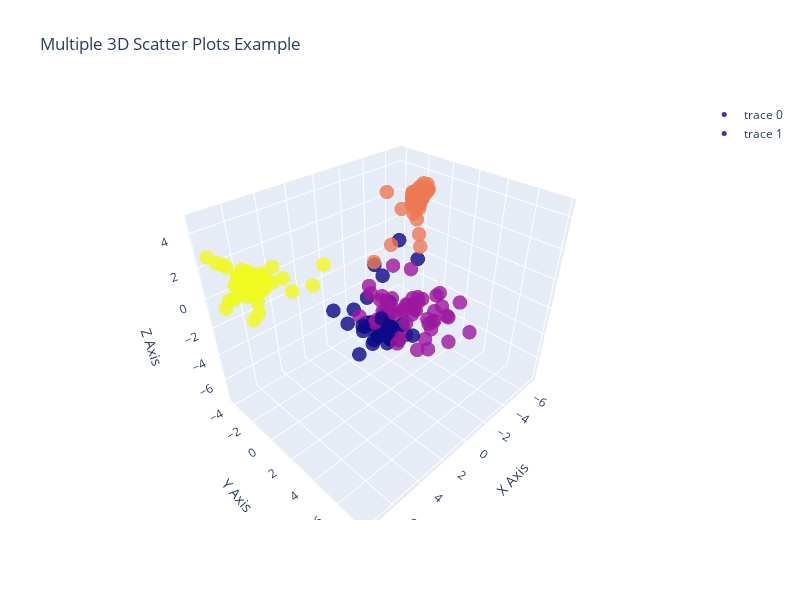

Notebook source saved alongside this figure:
### Code cell
import plotly.graph_objects as go
import numpy as np

x1 = X_train_lda[:, 0]
y1 = X_train_lda[:, 1]
z1 = X_train_lda[:, 2]

x2 = X_test_lda[:, 0]
y2 = X_test_lda[:, 1]
z2 = X_test_lda[:, 2]


# Create a 3D scatter plot
fig = go.Figure()
# Add the first scatter trace
fig.add_trace(go.Scatter3d(
    x=x1,
    y=y1,
    z=z1,
    mode='markers',
    marker=dict(
        size=5,
        color=y_train,  # Color for the first set
        opacity=0.8
    ),
    # hovertemplate = hover_text_re,
))

# Add the second scatter trace
fig.add_trace(go.Scatter3d(
    x=x2,
    y=y2,
    z=z2,
    mode='markers',
    marker=dict(
        size=5,
        color=y_test,  # Color for the second set
        opacity=0.8
    ),
    # hovertemplate = hover_text_than,
))

# Set the layout of the plot
fig.update_layout(
    scene=dict(
        xaxis_title='X Axis',
        yaxis_title='Y Axis',
        zaxis_title='Z Axis'
    ),
    width = 800,
    height = 600,
    title='Multiple 3D Scatter Plots Example'
)

# Show the plot
fig.show()

### Figure 1 — Plotly figure (JSON) as saved in the notebook; plotly's stock layout.template omitted (floating-point values rounded to 4 significant figures; data arrays with more than 128 entries replaced by an {"elided": "..."} marker saying what was removed)
{"data": [{"marker": {"color": {"elided": "160 int values"}, "opacity": 0.8, "size": 5}, "mode": "markers", "type": "scatter3d", "x": {"elided": "160 float values"}, "y": {"elided": "160 float values"}, "z": {"elided": "160 float values"}}, {"marker": {"color": [0, 0, 0, 0, 0, 0, 0, 0, 1, 1, 1, 1, 1, 1, 1, 1, 2, 2, 2, 2, 2, 2, 2, 2, 3, 3, 3, 3, 3, 3, 3, 3], "opacity": 0.8, "size": 5}, "mode": "markers", "type": "scatter3d", "x": [-3.592, -2.046, -1.775, -0.9696, -2.126, -4.517, 0.3813, 0.3656, 2.35, 0.9231, 1.532, 2.268, 2.144, 1.446, 0.54, 0.9834, -4.164, -4.328, -5.027, 0.8754, -5.602, -7.026, -4.593, -5.332, 2.379, 7.235, 7.308, 5.406, 5.205, 6.235, 6.945, 4.109], "y": [-1.897, 0.99, 0.2869, 0.1551, -1.433, -0.246, -0.1469, -0.1775, 5.189, 3.995, 7.812, 4.223, 4.52, 5.33, 5.521, 4.443, -2.155, 0.5963, -2.057, 1.492, -0.9825, -2.27, -2.981, -0.603, -2.248, -2.311, -0.08434, -3.315, -2.586, -3.146, -1.439, -2.642], "z": [-7.436, -4.154, -4.56, -3.53, -6.548, -7.105, -3.955, -3.567, 1.312, -0.879, 2.631, 1.506, -1.287, -1.66, -0.1803, -0.04658, -0.2984, 4.63, 2.018, 1.915, 0.3901, 1.397, 3.033, -0.2904, -0.5999, 0.8641, 0.9557, 0.3618, 0.8932, 0.00682, -0.3793, 0.4778]}], "layout": {"height": 600, "scene": {"xaxis": {"title": {"text": "X Axis"}}, "yaxis": {"title": {"text": "Y Axis"}}, "zaxis": {"title": {"text": "Z Axis"}}}, "title": {"text": "Multiple 3D Scatter Plots Example"}, "width": 800}}
